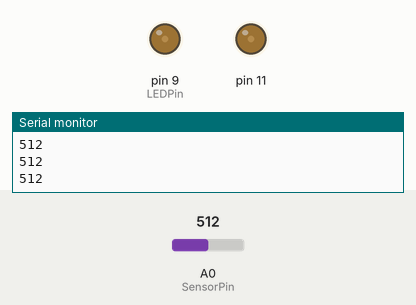
Simulated run of this sketch. Board: Arduino Uno, built with avr-gcc and run on an emulated ATmega328P. Shown: output pins drawn as LEDs (lit = HIGH), the last lines printed to the serial monitor. Inputs (shaded band) come from the test bench; at power-on: A0 (SensorPin) = 512.

Above: at 1.2 s.
1.3 s: A0 (SensorPin) set to 716
At 2.3 s:
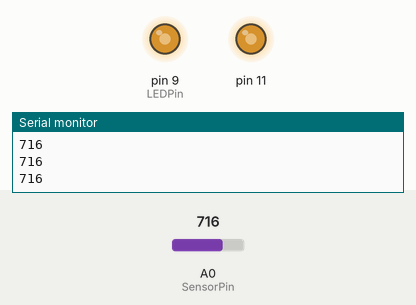
2.8 s: A0 (SensorPin) set to 900
At 3.5 s:
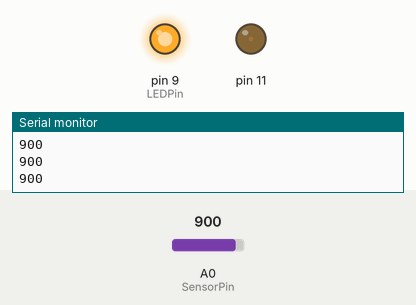
4.3 s: A0 (SensorPin) set to 1023
At 4.6 s:
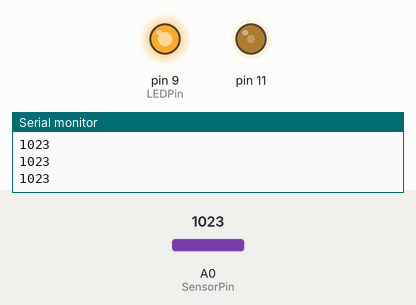
5.8 s: A0 (SensorPin) set to 306
At 7.1 s:
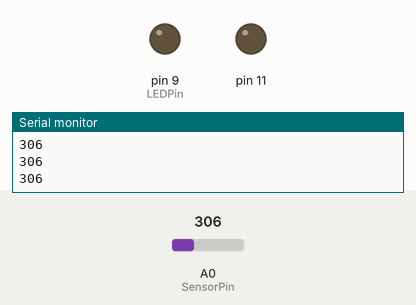
Timing chart, 0 to 8.3 s (numbered marks = the images above; inputs shaded):
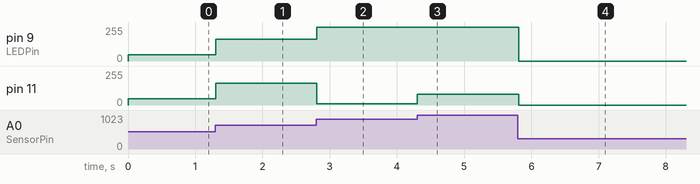

Measured:
- after the input at 1.3 s, pin 9 (LEDPin), pin 11: 46/255 → 162/255 at once
- after the input at 2.8 s, pin 9 (LEDPin): 162/255 → 255/255 at once; pin 11: 162/255 → 10/255 at once
- after the input at 4.3 s, pin 11: 10/255 → 80/255 at once
- after the input at 5.8 s, pin 9 (LEDPin): 255/255 → 0/255 at once; pin 11: 80/255 → 0/255 at once

The sketch:

task_2.ino
```cpp
const int LEDPin = 9;    // LED connected to digital pin 9

const int SensorPin = A0;  // pin with the photoresistor with the red gel

int LedValue = 0; // value to write to the red LED

int SensorValue = 0; // variable to hold the value from the red sensor

void setup() {
  Serial.begin(9600);
  pinMode(LEDPin, OUTPUT);
  pinMode(11, OUTPUT);
}

void loop() {
  SensorValue = analogRead(SensorPin);
  delay(5);

  LedValue = SensorValue / 4;
  Serial.println(SensorValue);
  LedValue = map(SensorValue, 430, 880, 0, 255);
  if (LedValue < 0){
    LedValue = 0;
  }
  analogWrite(LEDPin, LedValue);
  analogWrite(11, LedValue);
}
```
